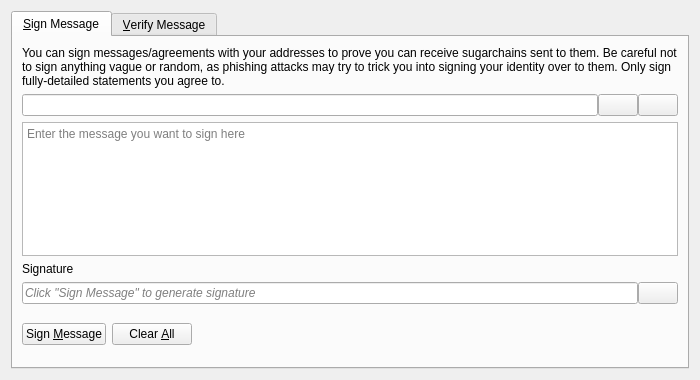
<?xml version="1.0" encoding="UTF-8"?>
<ui version="4.0">
 <class>SignVerifyMessageDialog</class>
 <widget class="QDialog" name="SignVerifyMessageDialog">
  <property name="geometry">
   <rect>
    <x>0</x>
    <y>0</y>
    <width>700</width>
    <height>380</height>
   </rect>
  </property>
  <property name="windowTitle">
   <string>Signatures - Sign / Verify a Message</string>
  </property>
  <property name="modal">
   <bool>true</bool>
  </property>
  <layout class="QVBoxLayout" name="verticalLayout">
   <item>
    <widget class="QTabWidget" name="tabWidget">
     <property name="currentIndex">
      <number>0</number>
     </property>
     <widget class="QWidget" name="tabSignMessage">
      <attribute name="title">
       <string>&amp;Sign Message</string>
      </attribute>
      <layout class="QVBoxLayout" name="verticalLayout_SM">
       <item>
        <widget class="QLabel" name="infoLabel_SM">
         <property name="text">
          <string>You can sign messages/agreements with your addresses to prove you can receive sugarchains sent to them. Be careful not to sign anything vague or random, as phishing attacks may try to trick you into signing your identity over to them. Only sign fully-detailed statements you agree to.</string>
         </property>
         <property name="textFormat">
          <enum>Qt::PlainText</enum>
         </property>
         <property name="wordWrap">
          <bool>true</bool>
         </property>
        </widget>
       </item>
       <item>
        <layout class="QHBoxLayout" name="horizontalLayout_1_SM">
         <property name="spacing">
          <number>0</number>
         </property>
         <item>
          <widget class="QValidatedLineEdit" name="addressIn_SM">
           <property name="toolTip">
            <string>The Litecoin address to sign the message with</string>
           </property>
          </widget>
         </item>
         <item>
          <widget class="QPushButton" name="addressBookButton_SM">
           <property name="toolTip">
            <string>Choose previously used address</string>
           </property>
           <property name="text">
            <string/>
           </property>
           <property name="icon">
            <iconset resource="../bitcoin.qrc">
             <normaloff>:/icons/address-book</normaloff>:/icons/address-book</iconset>
           </property>
           <property name="shortcut">
            <string>Alt+A</string>
           </property>
           <property name="autoDefault">
            <bool>false</bool>
           </property>
          </widget>
         </item>
         <item>
          <widget class="QPushButton" name="pasteButton_SM">
           <property name="toolTip">
            <string>Paste address from clipboard</string>
           </property>
           <property name="text">
            <string/>
           </property>
           <property name="icon">
            <iconset resource="../bitcoin.qrc">
             <normaloff>:/icons/editpaste</normaloff>:/icons/editpaste</iconset>
           </property>
           <property name="shortcut">
            <string>Alt+P</string>
           </property>
           <property name="autoDefault">
            <bool>false</bool>
           </property>
          </widget>
         </item>
        </layout>
       </item>
       <item>
        <widget class="QPlainTextEdit" name="messageIn_SM">
         <property name="toolTip">
          <string>Enter the message you want to sign here</string>
         </property>
         <property name="placeholderText">
          <string>Enter the message you want to sign here</string>
         </property>
        </widget>
       </item>
       <item>
        <widget class="QLabel" name="signatureLabel_SM">
         <property name="text">
          <string>Signature</string>
         </property>
         <property name="textFormat">
          <enum>Qt::PlainText</enum>
         </property>
        </widget>
       </item>
       <item>
        <layout class="QHBoxLayout" name="horizontalLayout_2_SM">
         <property name="spacing">
          <number>0</number>
         </property>
         <item>
          <widget class="QLineEdit" name="signatureOut_SM">
           <property name="placeholderText">
            <string>Click "Sign Message" to generate signature</string>
           </property>
           <property name="font">
            <font>
             <italic>true</italic>
            </font>
           </property>
           <property name="readOnly">
            <bool>true</bool>
           </property>
          </widget>
         </item>
         <item>
          <widget class="QPushButton" name="copySignatureButton_SM">
           <property name="toolTip">
            <string>Copy the current signature to the system clipboard</string>
           </property>
           <property name="text">
            <string/>
           </property>
           <property name="icon">
            <iconset resource="../bitcoin.qrc">
             <normaloff>:/icons/editcopy</normaloff>:/icons/editcopy</iconset>
           </property>
           <property name="autoDefault">
            <bool>false</bool>
           </property>
          </widget>
         </item>
        </layout>
       </item>
       <item>
        <layout class="QHBoxLayout" name="horizontalLayout_3_SM">
         <item>
          <widget class="QPushButton" name="signMessageButton_SM">
           <property name="toolTip">
            <string>Sign the message to prove you own this Litecoin address</string>
           </property>
           <property name="text">
            <string>Sign &amp;Message</string>
           </property>
           <property name="icon">
            <iconset resource="../bitcoin.qrc">
             <normaloff>:/icons/edit</normaloff>:/icons/edit</iconset>
           </property>
           <property name="autoDefault">
            <bool>false</bool>
           </property>
          </widget>
         </item>
         <item>
          <widget class="QPushButton" name="clearButton_SM">
           <property name="toolTip">
            <string>Reset all sign message fields</string>
           </property>
           <property name="text">
            <string>Clear &amp;All</string>
           </property>
           <property name="icon">
            <iconset resource="../bitcoin.qrc">
             <normaloff>:/icons/remove</normaloff>:/icons/remove</iconset>
           </property>
           <property name="autoDefault">
            <bool>false</bool>
           </property>
          </widget>
         </item>
         <item>
          <spacer name="horizontalSpacer_1_SM">
           <property name="orientation">
            <enum>Qt::Horizontal</enum>
           </property>
           <property name="sizeHint" stdset="0">
            <size>
             <width>40</width>
             <height>48</height>
            </size>
           </property>
          </spacer>
         </item>
         <item>
          <widget class="QLabel" name="statusLabel_SM">
           <property name="font">
            <font>
             <weight>75</weight>
             <bold>true</bold>
            </font>
           </property>
           <property name="text">
            <string/>
           </property>
           <property name="wordWrap">
            <bool>true</bool>
           </property>
          </widget>
         </item>
         <item>
          <spacer name="horizontalSpacer_2_SM">
           <property name="orientation">
            <enum>Qt::Horizontal</enum>
           </property>
           <property name="sizeHint" stdset="0">
            <size>
             <width>40</width>
             <height>48</height>
            </size>
           </property>
          </spacer>
         </item>
        </layout>
       </item>
      </layout>
     </widget>
     <widget class="QWidget" name="tabVerifyMessage">
      <attribute name="title">
       <string>&amp;Verify Message</string>
      </attribute>
      <layout class="QVBoxLayout" name="verticalLayout_VM">
       <item>
        <widget class="QLabel" name="infoLabel_VM">
         <property name="text">
          <string>Enter the receiver's address, message (ensure you copy line breaks, spaces, tabs, etc. exactly) and signature below to verify the message. Be careful not to read more into the signature than what is in the signed message itself, to avoid being tricked by a man-in-the-middle attack. Note that this only proves the signing party receives with the address, it cannot prove sendership of any transaction!</string>
         </property>
         <property name="textFormat">
          <enum>Qt::PlainText</enum>
         </property>
         <property name="alignment">
          <set>Qt::AlignLeading|Qt::AlignLeft|Qt::AlignTop</set>
         </property>
         <property name="wordWrap">
          <bool>true</bool>
         </property>
        </widget>
       </item>
       <item>
        <layout class="QHBoxLayout" name="horizontalLayout_1_VM">
         <property name="spacing">
          <number>0</number>
         </property>
         <item>
          <widget class="QValidatedLineEdit" name="addressIn_VM">
           <property name="toolTip">
            <string>The Litecoin address the message was signed with</string>
           </property>
          </widget>
         </item>
         <item>
          <widget class="QPushButton" name="addressBookButton_VM">
           <property name="toolTip">
            <string>Choose previously used address</string>
           </property>
           <property name="text">
            <string/>
           </property>
           <property name="icon">
            <iconset resource="../bitcoin.qrc">
             <normaloff>:/icons/address-book</normaloff>:/icons/address-book</iconset>
           </property>
           <property name="shortcut">
            <string>Alt+A</string>
           </property>
           <property name="autoDefault">
            <bool>false</bool>
           </property>
          </widget>
         </item>
        </layout>
       </item>
       <item>
        <widget class="QPlainTextEdit" name="messageIn_VM">
          <property name="toolTip">
            <string>The signed message to verify</string>
          </property>
          <property name="placeholderText">
            <string>The signed message to verify</string>
          </property>
        </widget>
       </item>
       <item>
        <widget class="QValidatedLineEdit" name="signatureIn_VM">
          <property name="toolTip">
            <string>The signature given when the message was signed</string>
          </property>
          <property name="placeholderText">
            <string>The signature given when the message was signed</string>
          </property>
        </widget>
       </item>
       <item>
        <layout class="QHBoxLayout" name="horizontalLayout_2_VM">
         <item>
          <widget class="QPushButton" name="verifyMessageButton_VM">
           <property name="toolTip">
            <string>Verify the message to ensure it was signed with the specified Litecoin address</string>
           </property>
           <property name="text">
            <string>Verify &amp;Message</string>
           </property>
           <property name="icon">
            <iconset resource="../bitcoin.qrc">
             <normaloff>:/icons/transaction_0</normaloff>:/icons/transaction_0</iconset>
           </property>
           <property name="autoDefault">
            <bool>false</bool>
           </property>
          </widget>
         </item>
         <item>
          <widget class="QPushButton" name="clearButton_VM">
           <property name="toolTip">
            <string>Reset all verify message fields</string>
           </property>
           <property name="text">
            <string>Clear &amp;All</string>
           </property>
           <property name="icon">
            <iconset resource="../bitcoin.qrc">
             <normaloff>:/icons/remove</normaloff>:/icons/remove</iconset>
           </property>
           <property name="autoDefault">
            <bool>false</bool>
           </property>
          </widget>
         </item>
         <item>
          <spacer name="horizontalSpacer_1_VM">
           <property name="orientation">
            <enum>Qt::Horizontal</enum>
           </property>
           <property name="sizeHint" stdset="0">
            <size>
             <width>40</width>
             <height>48</height>
            </size>
           </property>
          </spacer>
         </item>
         <item>
          <widget class="QLabel" name="statusLabel_VM">
           <property name="font">
            <font>
             <weight>75</weight>
             <bold>true</bold>
            </font>
           </property>
           <property name="text">
            <string/>
           </property>
           <property name="wordWrap">
            <bool>true</bool>
           </property>
          </widget>
         </item>
         <item>
          <spacer name="horizontalSpacer_2_VM">
           <property name="orientation">
            <enum>Qt::Horizontal</enum>
           </property>
           <property name="sizeHint" stdset="0">
            <size>
             <width>40</width>
             <height>48</height>
            </size>
           </property>
          </spacer>
         </item>
        </layout>
       </item>
      </layout>
     </widget>
    </widget>
   </item>
  </layout>
 </widget>
 <customwidgets>
  <customwidget>
   <class>QValidatedLineEdit</class>
   <extends>QLineEdit</extends>
   <header>qt/qvalidatedlineedit.h</header>
  </customwidget>
 </customwidgets>
 <resources>
  <include location="../bitcoin.qrc"/>
 </resources>
 <connections/>
</ui>
